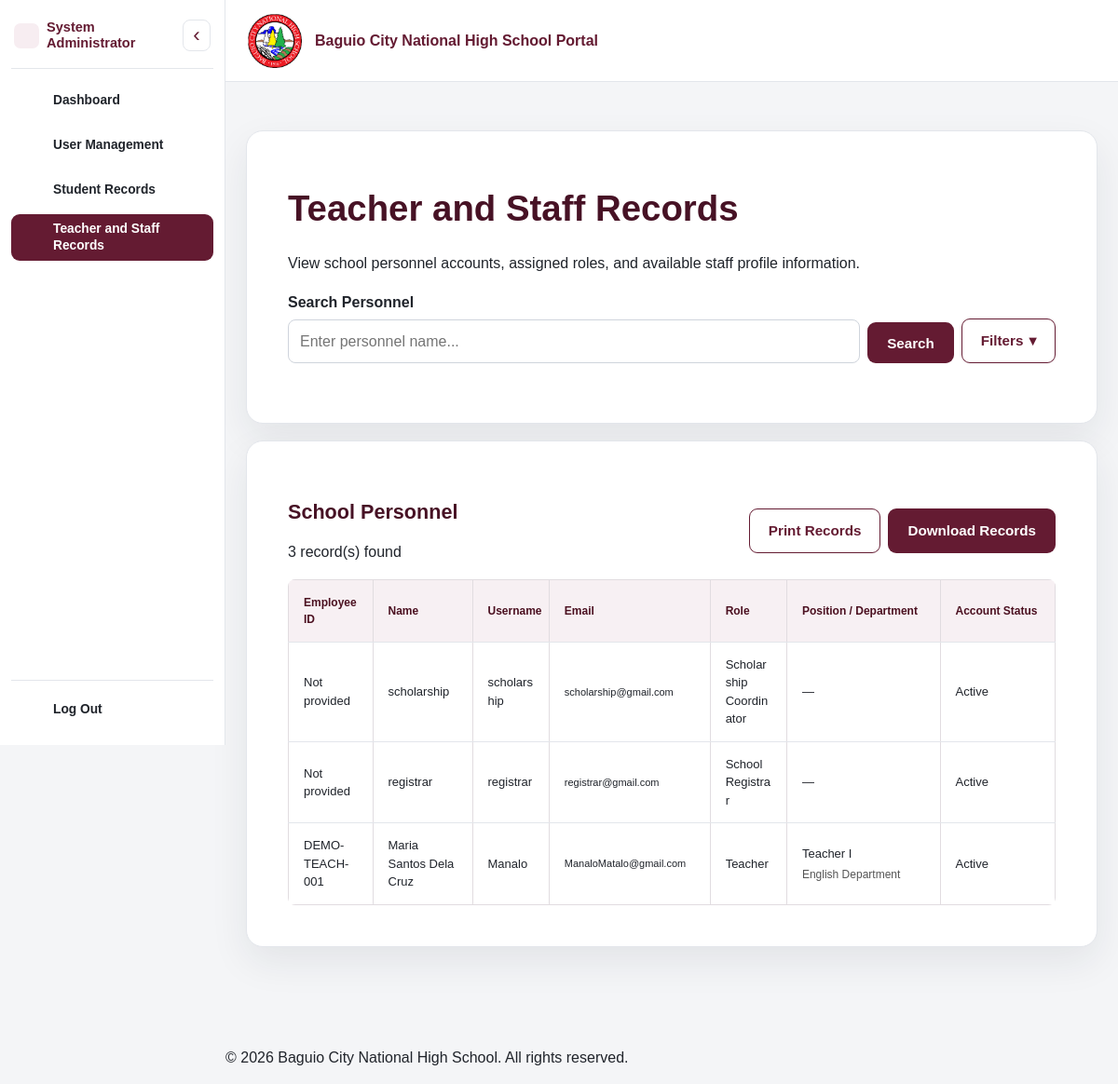
Page /admin/staff_records.php (signed in) on the committed database.
### tables this page shows
CREATE TABLE `users` (
  `user_id` int(10) UNSIGNED NOT NULL,
  `role_id` int(10) UNSIGNED NOT NULL,
  `username` varchar(60) NOT NULL,
  `email` varchar(150) NOT NULL,
  `password_hash` varchar(255) NOT NULL,
  `account_status` enum('Active','Inactive','Locked') NOT NULL DEFAULT 'Active',
  `created_at` timestamp NOT NULL DEFAULT current_timestamp(),
  `updated_at` timestamp NULL DEFAULT NULL ON UPDATE current_timestamp()
);

CREATE TABLE `roles` (
  `role_id` int(10) UNSIGNED NOT NULL,
  `role_name` varchar(60) NOT NULL
);

CREATE TABLE `staff_profiles` (
  `staff_profile_id` int(10) UNSIGNED NOT NULL,
  `user_id` int(10) UNSIGNED NOT NULL,
  `employee_id` varchar(30) NOT NULL,
  `first_name` varchar(100) NOT NULL,
  `middle_name` varchar(100) DEFAULT NULL,
  `last_name` varchar(100) NOT NULL,
  `birth_date` date DEFAULT NULL,
  `contact_number` varchar(30) DEFAULT NULL,
  `address` text DEFAULT NULL,
  `position_title` varchar(100) DEFAULT NULL,
  `department` varchar(100) DEFAULT NULL,
  `employment_type` varchar(50) DEFAULT NULL,
  `hire_date` date DEFAULT NULL,
  `employment_status` enum('Active','On Leave','Resigned','Retired') NOT NULL DEFAULT 'Active',
  `created_at` timestamp NOT NULL DEFAULT current_timestamp(),
  `updated_at` timestamp NOT NULL DEFAULT current_timestamp() ON UPDATE current_timestamp()
);

### includes/functions.php (called while the page is built, shortened)
<?php
function e(?string $value): string
{
    return htmlspecialchars($value ?? '', ENT_QUOTES, 'UTF-8');
}

### admin/staff_records.php (the view, shortened to what this page needs)
<?php
require_once __DIR__ . '/../includes/bootstrap.php';
$search = trim($_GET['search'] ?? '');
$searchBy = $_GET['search_by'] ?? 'name';
$sql = "SELECT
            u.user_id,
            u.username,
            u.email,
            u.account_status,
            r.role_name,
            sp.employee_id,
            sp.first_name,
            sp.middle_name,
            sp.last_name,
            sp.position_title,
            sp.department
        FROM users u
        INNER JOIN roles r ON r.role_id = u.role_id
        LEFT JOIN staff_profiles sp ON sp.user_id = u.user_id
        WHERE r.role_name IN (
            'School Registrar',
            'Teacher',
            'Enrollment Committee',
            'Scholarship Coordinator'
        )";
$params = [];
$sql .= " ORDER BY r.role_name ASC, sp.last_name ASC, u.username ASC";
$query = $pdo->prepare($sql);
$query->execute($params);
$staffMembers = $query->fetchAll(PDO::FETCH_ASSOC);
require_once __DIR__ . '/../includes/header.php';
?>
<section class="form-card">
    <h1>Teacher and Staff Records</h1>
    <p>View school personnel accounts, assigned roles, and available staff profile information.</p>
    <form method="get" class="table-search-form student-search-form">
        <div class="table-search-toolbar">
            <div class="table-search-field">
                <label for="search">Search Personnel</label>
                <input
                    type="search"
                    id="search"
                    name="search"
                    value="<?= e($search) ?>"
                    placeholder="Enter personnel name..."
                >
            </div>
            <button type="submit" class="button button-primary">Search</button>
            <details class="table-search-disclosure">
                <summary class="button button-outline">
                    Filters<?= ($searchBy !== 'name') ? ' (active)' : '' ?>
                </summary>
            </details>
        </div>
    </form>
</section>
<section class="form-card">
    <div class="section-heading staff-records-heading">
        <div>
            <h2>School Personnel</h2>
            <p><?= count($staffMembers) ?> record(s) found</p>
        </div>
        <?php if ($staffMembers): ?>
            <?php
            $reportParameters = http_build_query([
                'search' => $search,
                'search_by' => $searchBy
            ]);
            ?>
            <div class="staff-record-actions">
                <a
                    href="<?= BASE_URL ?>/admin/staff_records_report.php?<?= e($reportParameters) ?>&print=1"
                    class="button button-outline"
                    target="_blank"
                    rel="noopener"
                >
                    Print Records
                </a>
                <a
                    href="<?= BASE_URL ?>/admin/staff_records_report.php?<?= e($reportParameters) ?>&download=1"
                    class="button button-primary"
                >
                    Download Records
                </a>
            </div>
        <?php endif; ?>
    </div>
    <?php if (!$staffMembers): ?>
        <p>No teacher or staff accounts found.</p>
    <?php else: ?>
        <div class="staff-table-container">
            <table class="staff-records-table">
                <thead>
                    <tr>
                        <th>Employee ID</th>
                        <th>Name</th>
                        <th>Username</th>
                        <th>Email</th>
                        <th>Role</th>
                        <th>Position / Department</th>
                        <th>Account Status</th>
                    </tr>
                </thead>
                <tbody>
                    <?php foreach ($staffMembers as $member): ?>
                        <tr>
                            <td>
                                <?= e($member['employee_id'] ?? 'Not provided') ?>
                            </td>
                            <td>
                                <?php
                                $fullName = trim(
                                    ($member['first_name'] ?? '') . ' ' .
                                    (!empty($member['middle_name']) ? $member['middle_name'] . ' ' : '') .
                                    ($member['last_name'] ?? '')
                                );
                                ?>
                                <?= e($fullName !== '' ? $fullName : $member['username']) ?>
                            </td>
                            <td>
                                <?= e($member['username']) ?>
                            </td>
                            <td class="staff-email">
                                <?= e($member['email']) ?>
                            </td>
                            <td>
                                <?= e($member['role_name']) ?>
                            </td>
                            <td>
                                <?= e($member['position_title'] ?? '—') ?>
                                <?php if (!empty($member['department'])): ?>
                                    <small class="staff-department">
                                        <?= e($member['department']) ?>
                                    </small>
                                <?php endif; ?>
                            </td>
                            <td>
                                <?= e($member['account_status']) ?>
                            </td>
                        </tr>
                    <?php endforeach; ?>
                </tbody>
            </table>
        </div>
    <?php endif; ?>
</section>
<?php require_once __DIR__ . '/../includes/footer.php'; ?>

### assets/css/responsive.css (style rules this page uses)
html, body { min-width: 0; max-width: 100%; }
.page-container, .form-card, .dashboard-card, .welcome-banner, .hero, .table-container { min-width: 0; }
.page-container > * { min-width: 0; max-width: 100%; }
.page-container :where(h1, h2, h3, p, li, td, th, label, dd, .muted), .brand span { overflow-wrap: anywhere; }
input, select, textarea { max-width: 100%; }
button, .button, input[type="submit"], input[type="button"] { touch-action: manipulation; }

### rows in the picture
users: employee_id "Not provided", username "scholarship", email "scholarship@gmail.com", role.role_name "Scholarship Coordinator", position_title "—", account_status "Active"
users: employee_id "Not provided", username "registrar", email "registrar@gmail.com", role.role_name "School Registrar", position_title "—", account_status "Active"
users: staff_profiles.employee_id "DEMO-TEACH-001", staff_profiles.first_name+middle_name+last_name "Maria Santos Dela Cruz", username "Manalo", email "ManaloMatalo@gmail.com", role.role_name "Teacher", staff_profiles.position_title "Teacher I", staff_profiles.department "English Department", account_status "Active"

### other values in the picture
$sidebarHeading "System Administrator"
$link['label'] "Dashboard"
$link['label'] "User Management"
$link['label'] "Student Records"
$link['label'] "Teacher and Staff Records"
count($staffMembers) "3"
